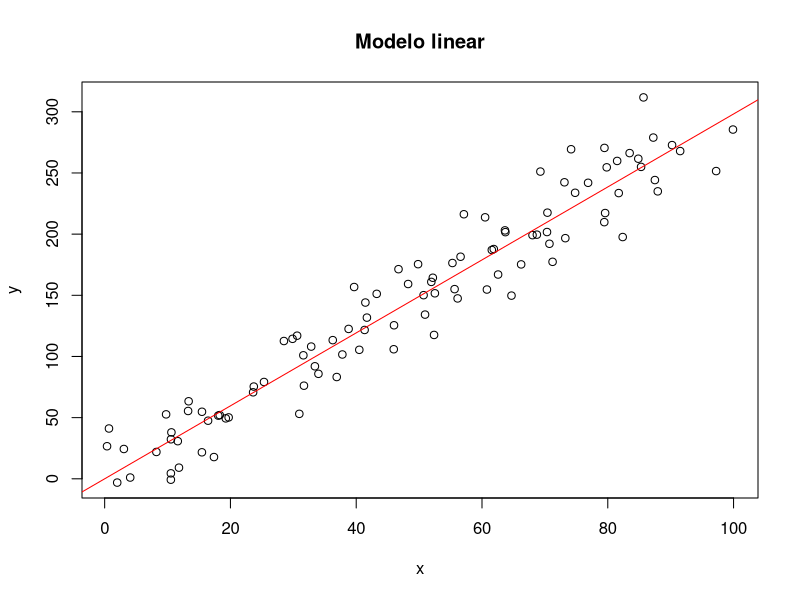

The R script that drew this image:
# Simula uma amostra de números aleatórios e faz a regressão linear
x <- runif(100) * 100
y <- rep(0,length(x))

# gera valores para y com erro
for(i in 1:length(x)){
  y[i] <- 3*x[i]+rnorm(1)*20 # 3x + erro
}

# regressao linear
reg <- lm(y ~ x)
s <- summary(reg)
# não rejeita a hipótese nula de que o intercepto é zero, no caso do P-valor ser maior do que 5%
if(s$coefficients[1,4] > 0.05){
  reg <- lm(y ~ x - 1)
}

plot(x, y, main="Modelo linear")
abline(reg, col="red")